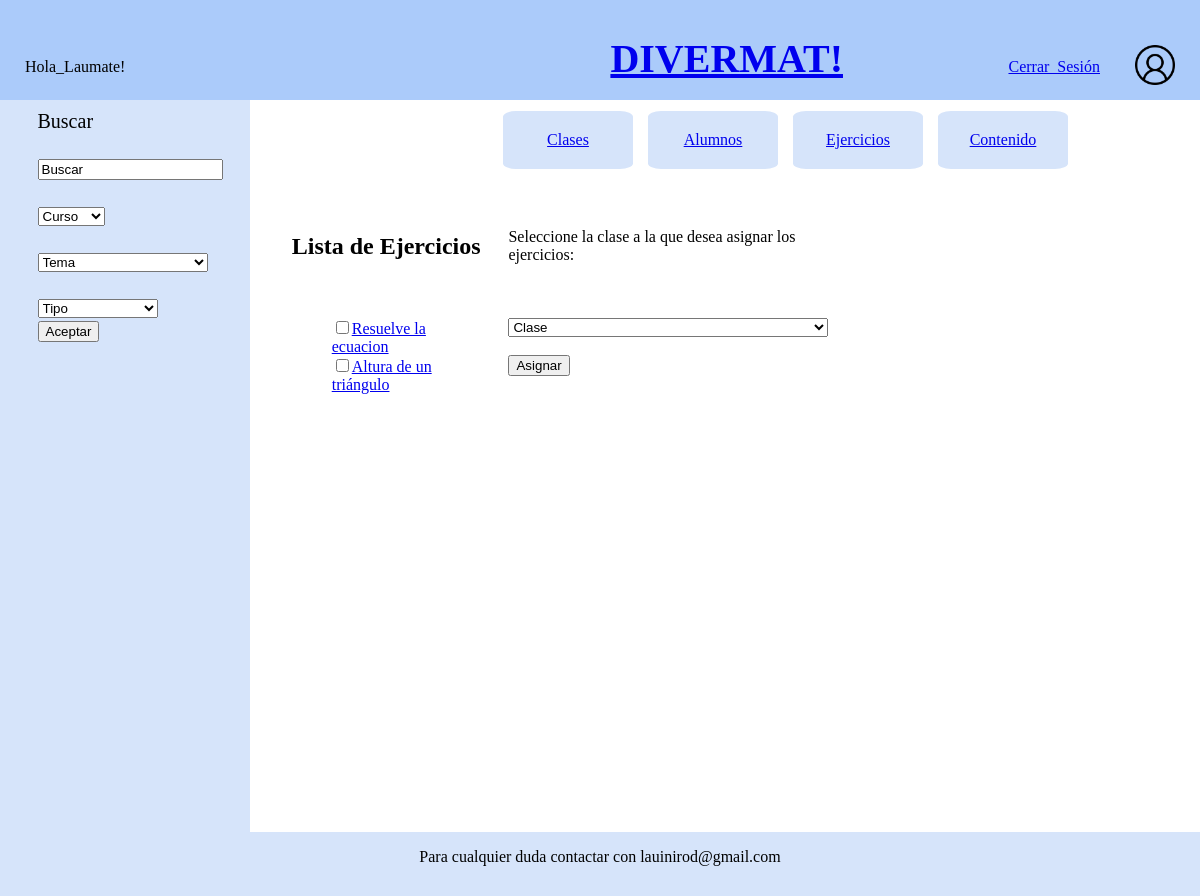
The page /divermat/ (signed in) on the database as committed earlier.
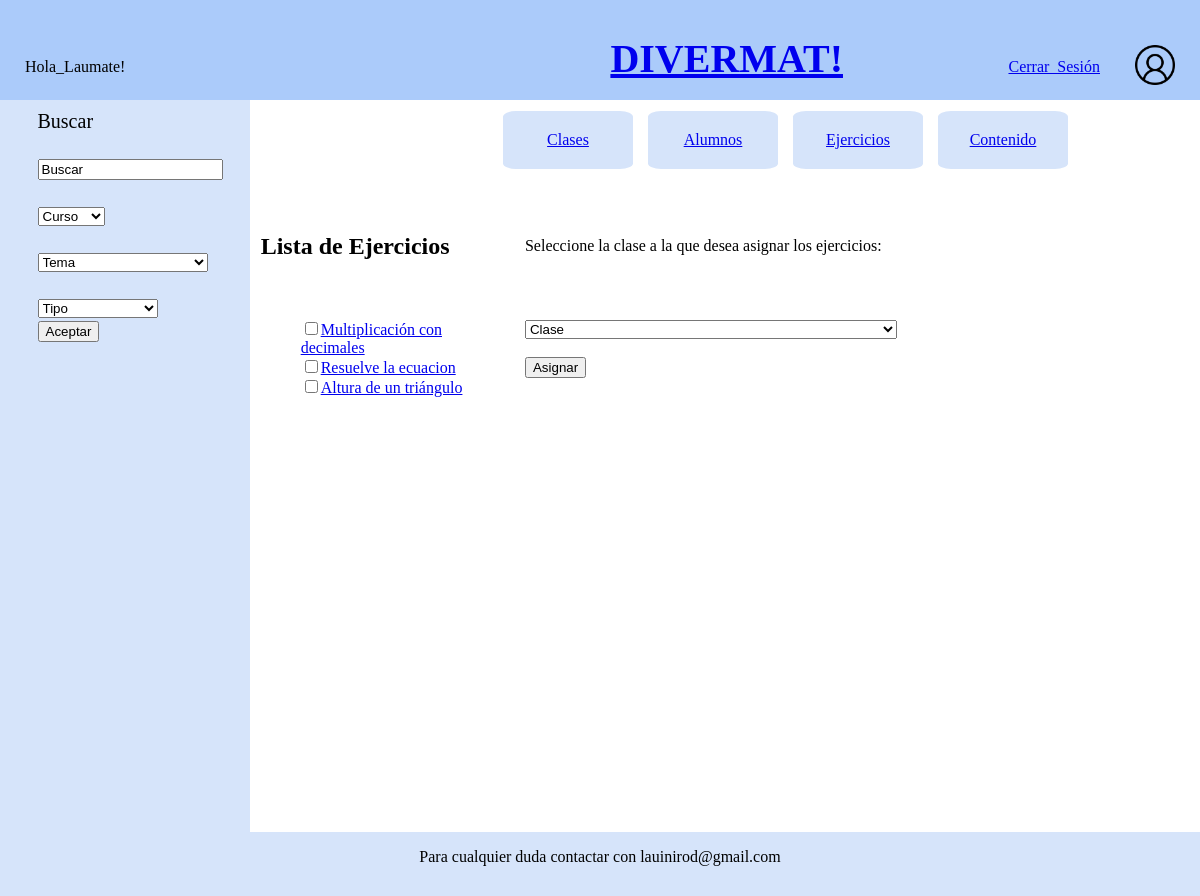
The same page on the database as committed later.
### divermat/models.py (models this page shows, shortened)
class Foto(models.Model):
    perfil = models.BooleanField(max_length=50, default=True)
    foto = models.FileField(upload_to='media/fotos/%y',blank=True,null=False)

class Ejercicio(models.Model):
    curso = models.ForeignKey(Curso,
                                 on_delete=models.CASCADE,
                                 default=None, null=True)
    tema = models.ForeignKey(Tema,
                                 on_delete=models.CASCADE,
                                 default=None, null=True)
    titulo = models.CharField(max_length=50, default=None)
    tipo = models.IntegerField(default=None,null=True) # Tipo 1 es test, tipo 2 respuesta corta, tipo 3 problemas pero ese todavía no lo implemento
    enunciado = models.CharField(max_length=1000, default = None)
    nsoluciones = models.IntegerField(default=None,null=True) #Numero de soluciones correctas
    soluciones = models.CharField(max_length=1000, default = None) #Cada solucion divididad por ; incluye la solucion correcta y las erroneas en caso de Test
    solucion_correcta = models.CharField(max_length=1024, default = None)
    foto = models.FileField(upload_to='media/fotos/%y',blank=True,null=False)
    class Meta:
        ordering = ('curso',  'titulo', )

### divermat/views.py (the view)
def index(request):
    content = {}
    content['fotos'] = Foto.objects.get(perfil=True)
    content['registro'] = False
    content['Tipo'] = 'Ejercicios'
    content['alumno'] = False
    content['ejercicios'] = True
    todos_ejs = Ejercicio.objects.all()
    temas = []
    for tema in Tema.objects.all():
        temas.append(tema.titulo)
    content['temas'] = temas
    if request.user.is_authenticated:
        content['usuario'] = request.user.username
        try:
            alumno = Alumno.objects.get(username=request.user)
            content['alumno'] = True
            content['profesor'] = False
            todos_ejs = Ejercicio.objects.filter(curso=alumno.curso)
            temas = []
            for tema in Tema.objects.filter(curso=alumno.curso):
                temas.append(tema.titulo)
            content['temas'] = temas
            if request.method == 'POST':
                form = NuevoSetEjercicios(request.POST)
                if form.is_valid():
                    tema = form.cleaned_data['tema']
                    request.method = 'GET'
                    return setEjercicios(request,tema.id)
                else:
                    content['error'] = "Error en el formulario"
            else:
                content['form'] = NuevoSetEjercicios(curso=alumno.curso)
        except Alumno.DoesNotExist:
            try:
                profesor = Profesor.objects.get(username=request.user)
                content['profesor'] = True
                clases = Clase.objects.filter(profesor=profesor)
                content['clases'] = clases
                lista = request.POST.getlist("Ejercicios")
                clase_sel = request.POST.get("Clase",'')
                clase = None
                for c in clases:
                    if str(c) == clase_sel:
                        clase = c
                        break
                if request.method == 'POST':
                    if lista and clase:
                        for id in lista:
                            ejercicio = Ejercicio.objects.get(id=id)
                            clase.ejercicios.add(ejercicio)
                        clase.save()
                content['Contenido'] = getFilteredContent(todos_ejs,request)
                return render(request,'divermat/ejerciciosprof.html', context=content)
            except Profesor.DoesNotExist:
                profesor = None
    content['Contenido'] = getFilteredContent(todos_ejs,request)
    return render(request,'divermat/inicio.html', context=content,)

### divermat/models.py (called while the page is built)
    def __str__(self):
        return self.curso

    def __str__(self):
        return str(self.curso) + "º ESO " + self.nombre + " " + str(self.ano_academico) + " " + self.centro

### divermat/views.py (called while the page is built, shortened)
def getFilteredContent(todos_elem,request):
    contenido = []
    contenFinal = []
    for elem in todos_elem:
        conten = {}
        conten['id'] = elem.id
        conten['titulo'] = elem.titulo
        contenido.append(conten)
        contenFinal = contenido
    busqueda = request.GET.get('buscar', '')
    curso = request.GET.get('curso', '')
    tema = request.GET.get('tema', '')
    tipo = request.GET.get('tipo', '')
    elem_filtrados = []
    return contenFinal

### templates/divermat/ejerciciosprof.html (shortened to what this page needs)
{% extends "divermat/base.html" %}
{% block body_block %}
<div class="listamedio">
    <table>
        <tr>
            <td>
                <h2>Lista de {{Tipo}}</h2>
            </td>
            <td>
                Seleccione la clase a la que desea asignar los ejercicios:<br>
            </td>
        </tr>
        <form id="AsignarEjercicio" action="index" method="POST">{% csrf_token %}
            <tr>
                <td>
                    <ol>
                        {% for conten in Contenido %}
                            <input type="checkbox" name="Ejercicios" value={{conten.id}}><a href="{% url 'ejercicio' conten.id %}">{{conten.titulo}}</a></input><br>
                        {%endfor%}
                    </ol>
                </td>
                <td>
                    <select name="Clase">
                        <option selected>Clase</option>
                    </select></br></br>
                    <input type="submit" value="Asignar"> <br><br>
                </td>
            </tr>
        </form>
    </table>
</div>
 <div class="lateral">
    <div class ="flex-container">
        <div class="medio">
            <a>Buscar</a></br></br>
            <form action="index" method="GET">
                <div>
                    <input type="text" name="buscar" value="Buscar"></br></br>
                    <select name="curso">
                        <option selected>Curso</option>
                    </select></br></br>
                </div>
                <div>
                    <select name="tema">
                        <option selected>Tema</option>
                    </select></br></br>
                </div>
                <div>
                    <select name="tipo">
                        <option selected>Tipo</option>
                    </select>
                </div>
                <input type="submit" value="Aceptar"></input>
            </form>
        </div>
    </div>
</div>
{% endblock %}

### templates/divermat/base.html (shortened to what this page needs)
<!DOCTYPE html>
{% load static %}
<html>
    <head>
        <link rel="stylesheet" type="text/css" href="{% static 'estilo.css' %}" />
    </head>
    <body class="grid">
        <div class = "cab">
            <table >
                <tr>
                    {% if user.is_authenticated %}
                    <td>Hola_{{user.get_username}}!</td>
                    {%else%}
                    <td>Bienvenido!</td>
                    {%endif%}
                    <td WIDTH="1600"><izq><h1 class = "izq"><a href="{% url 'index' %}">DIVERMAT!</a></h1></izq></td>
                    {% if user.is_authenticated %}
                        <td>
                            <a href="{% url 'cerrar_sesion' %}">Cerrar_Sesión</a>
                        </td>
                        <td>
                            <a href="{% url 'perfil' %}"><img width=40px height= 40px src="{{fotos.foto.url}}" alt="Mi_Perfil"></a>
                        </td>
                    {% endif %}
                </tr>
            </table>
        </div>
        {% if registro is False%}
        <div class="menu">
            <table >
                {% if profesor is True %}
                    <td>
                        <a href="{% url 'clases' %}">Clases</a>
                    </td>
                    <td>
                        <a href="{% url 'alumnos' %}">Alumnos</a>
                    </td>
                    <td>
                        <a href="{% url 'index' %}">Ejercicios</a>
                    </td>
                    <td>
                        <a href="{% url 'contenido' %}">Contenido</a>
                    </td>
                {%endif%}
            </table>
        </div>
        {% endif %}
        <div class="contenido">
            <div class="flex-container">
                {% block body_block %}
                {% endblock %}
            </div>
        </div>
        <div class = "footer">
             <cent><p>Para cualquier duda contactar con lauinirod@gmail.com</p></cent>
        </div>
    </body>
</html>

### divermat/static/estilo.css (style rules this page uses)
.cab { width: 100%; height: 100px; background: rgb(171, 203, 250); margin:0; position: fixed; top:0px; left:0px; }
.lateral { position: fixed; width: 250px; height: 100vh; left: 0px; top: 100px; bottom: 64px; background: rgb(214, 228, 250); font-size: 20px; }
.contenido { margin-left:150px; margin-bottom: 64px; margin-top:10px; }
.footer { width: 100%; height: 64px ; background: rgb(214, 228, 250); margin: 0; position: fixed; bottom: 0px; margin-bottom: 0px; left:0px; }
.menu { text-align:center; margin-left: 480px; margin-top: 0px; }
.menu table td { background: rgb(214, 228, 250); border-collapse:unset; border-radius: 10%; margin: 10px; padding:20px; width:90px; text-align:center; }
body { background-color:rgb(255, 255, 255); }
h1 { font-family:"Comic Sans",serif; font-size: 40px; }
cent { text-align:center; }
.listamedio { text-align:center; margin-right: 200px; }
.izq { text-align:left; margin-top: 10px; margin-left: 450px; }
.flex-container { display: flex; flex-flow: row wrap; justify-content: space-around; align-items: baseline; margin: auto; }
html, body { height: 100%; margin-top: 4%; }
.medio { margin-top: 10px; margin-left: 10px; }
.cab table td { border: none; padding: 10px; }
table { border: none; border-spacing:15px; text-align: left; }
td { padding: 0.6%; border-spacing: 15px; text-align: left; }
tr { padding: 1%; text-align: left; }

Rows that differ between the two databases and show on the page:
added Ejercicio: titulo "Multiplicación con decimales"
